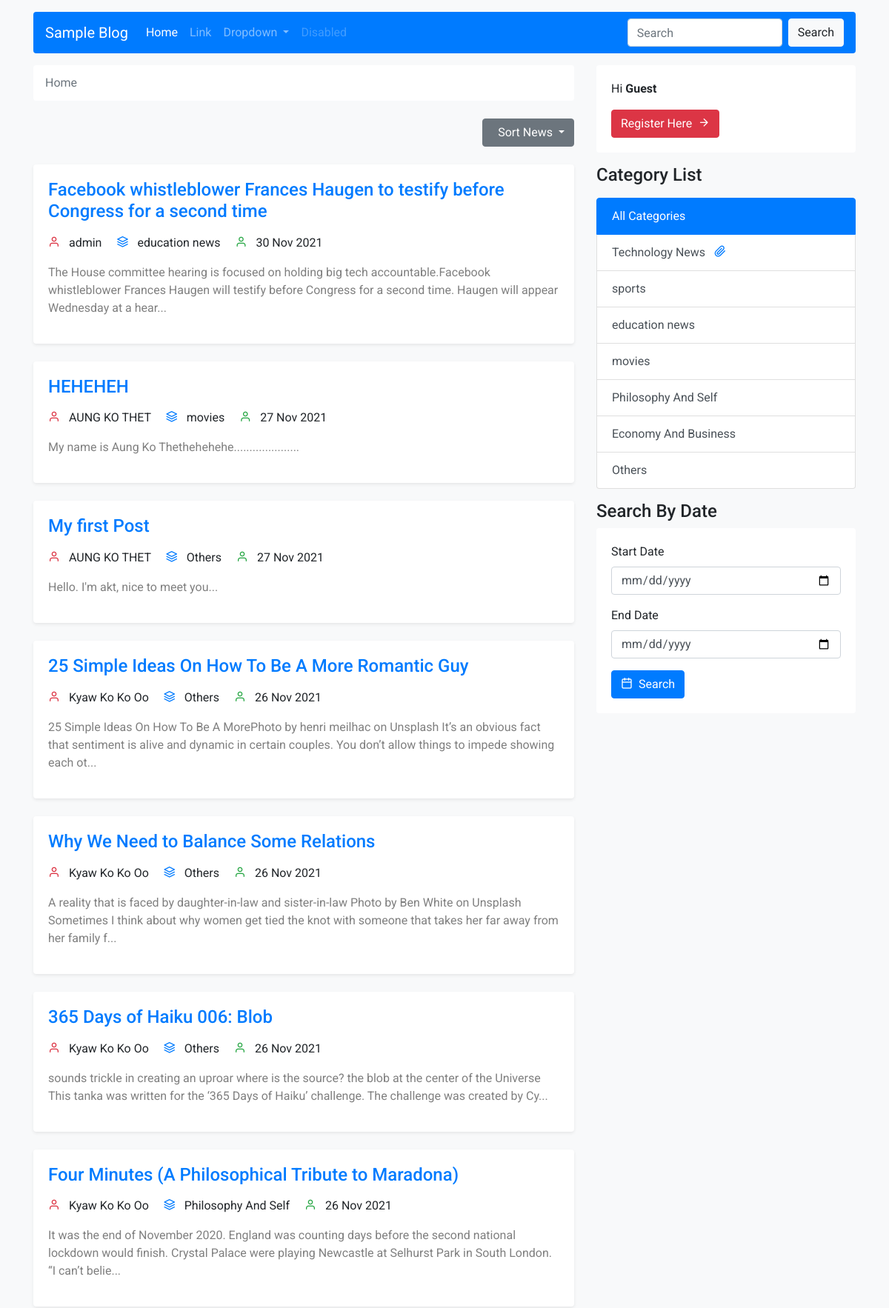
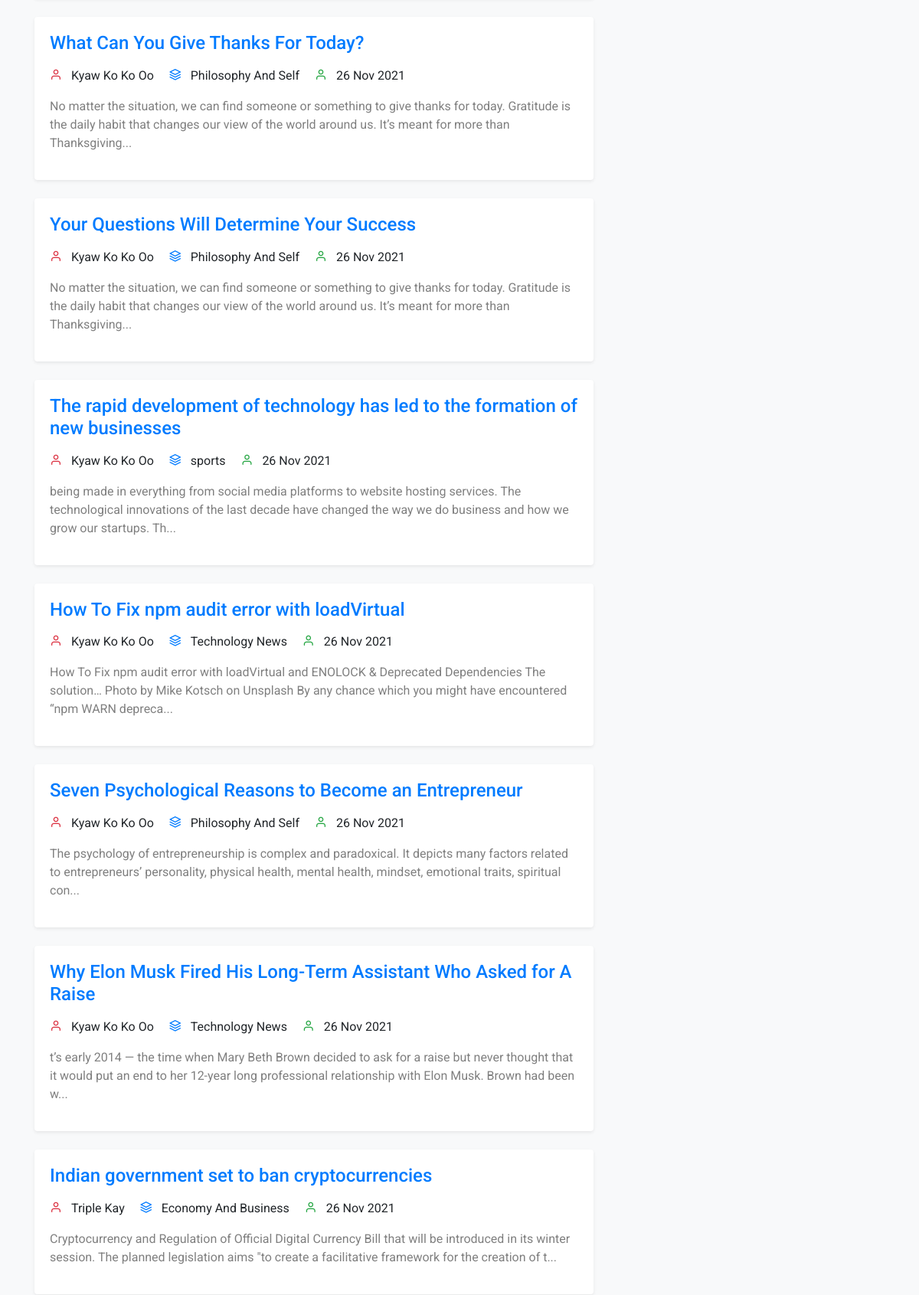
The page / (upper part) on the database its author committed (2 pictures, top to bottom).
### tables this page shows
CREATE TABLE `posts` (
  `id` int(11) NOT NULL,
  `title` varchar(255) NOT NULL,
  `description` longtext NOT NULL,
  `user_id` int(11) NOT NULL,
  `category_id` int(11) NOT NULL,
  `is_publish` enum('0','1') NOT NULL DEFAULT '0',
  `ordering` int(11) DEFAULT NULL,
  `created_at` timestamp NOT NULL DEFAULT current_timestamp()
);

CREATE TABLE `users` (
  `id` int(11) NOT NULL,
  `name` varchar(50) NOT NULL,
  `email` varchar(50) NOT NULL,
  `password` varchar(255) NOT NULL,
  `role` enum('0','1','2') NOT NULL DEFAULT '2',
  `photo` varchar(255) NOT NULL DEFAULT 'default.png',
  `money` bigint(20) NOT NULL DEFAULT 0,
  `created_at` timestamp NOT NULL DEFAULT current_timestamp()
);

CREATE TABLE `categories` (
  `id` int(11) NOT NULL,
  `title` varchar(255) NOT NULL,
  `user_id` int(11) NOT NULL,
  `ordering` int(11) DEFAULT NULL,
  `created_at` timestamp NOT NULL DEFAULT current_timestamp()
);

### core/function.php (called while the page is built, shortened)
<?php
function fetch($sql){
    $query = mysqli_query(con(), $sql);
    $row = mysqli_fetch_assoc($query);
    return $row;
}
function fetchAll($sql){
    $query = mysqli_query(con(), $sql);
    $rows = [];
    while($row = mysqli_fetch_assoc($query)){
        array_push($rows,$row);
    }
    return $rows;
}
function short($str,$length="50"){
    return substr($str,0,$length)."...";
}
function user($id){
    $sql = "SELECT * FROM users WHERE id = $id";
    return fetch($sql);
}
function category($id){
    $sql = "SELECT * FROM categories WHERE id = $id";
    return fetch($sql);
}
function fCategories(){
    $sql = "SELECT * FROM categories ORDER BY ordering DESC";
    return fetchAll($sql);
}
function fPosts($orderCol="id",$orderType="DESC"){
    $sql = "SELECT * FROM posts ORDER BY $orderCol $orderType";
    return fetchAll($sql);
}

### core/base.php (called while the page is built, shortened)
<?php
function con(){
  return mysqli_connect("localhost","root","","blog");
}
$url = "http://{$_SERVER['HTTP_HOST']}";

### single.php (the view)
<div class="card shadow-sm mb-4 post-card">
    <div class="card-body">
        <a href="detail.php?id=<?php echo $p['id']; ?>">
            <h4><?php echo $p['title']; ?></h4>
        </a>
        <div class="my-3">
            <i class="feather-user text-danger mr-2"></i>
            <?php echo user($p['user_id'])['name']; ?>
            <i class="feather-layers text-primary ml-3 mr-2"></i>
            <?php echo category($p['category_id'])['title']; ?>
            <i class="feather-user text-success ml-3 mr-2""></i>
            <?php echo date("j M Y",strtotime($p['created_at'])); ?>
        </div>
        <p class="text-black-50"><?php echo short(strip_tags(html_entity_decode($p['description'])),'200'); ?></p>
    </div>
</div>

### index.php (shortened to what this page needs)
<?php require_once "front_panel/head.php"; ?>
<?php require_once "front_panel/side_header.php"; ?>
<div class="container">
    <div class="row">
        <div class="col-12 col-md-8">
                <nav aria-label="breadcrumb">
                    <ol class="breadcrumb bg-white mb-4">
                        <li class="breadcrumb-item active" aria-current="page">Home</li>
                    </ol>
                </nav>
            <div class="">
                <div class="dropdown mb-4 text-right">
                    <a class="btn btn-secondary dropdown-toggle" href="#" role="button" id="dropdownMenuLink" data-toggle="dropdown" aria-expanded="false">
                    <i class="feather-calender mr-2"></i>Sort News
                    </a>
                </div>
                <?php
                    if(isset($_GET['order_by']) && isset($_GET['order_type'])){
                        $orderCol = $_GET['order_by'];
                        $orderType = strtoupper($_GET['order_type']);
                        $posts = fPosts($orderCol,$orderType);
                    }else{
                        $posts = fPosts();
                    }
                    foreach ($posts as $p){
                ?>
                <?php
                    include "single.php";
                ?>
                <?php
                    }
                ?>
            </div>
        </div>
        <?php require_once "right_siderbar.php"; ?>
    </div>
</div>
<?php require_once "front_panel/footer.php"; ?>

### right_siderbar.php
<div class="col-12 col-md-4">
            <div class="front-panel-right-siderbar">
                <div class="card">
                    <div class="card-body">
                        <?php if(isset($_SESSION['user']['id'])){ ?>
                            <p>
                                Hi <b><?php echo $_SESSION['user']['name']; ?></b>
                            </p>
                            <a href="dashboard.php" class="btn btn-primary">Go Dashboard<i class="feather-arrow-right ml-2"></i></a>
                        <?php }else{ ?>
                            <p>
                                Hi <b>Guest</b>
                            </p>
                            <a href="register.php" class="btn btn-danger">Register Here<i class="feather-arrow-right ml-2"></i></a>
                        <?php } ?>
                    </div>
                </div>
                <h4 class="mt-3 mb-3">Category List</h4>
                <div class="list-group ">
                    <a href="<?php echo $url; ?>/index.php" class="list-group-item list-group-item-action <?php echo isset($_GET['category_id'])?'':'active'; ?>">
                        All Categories
                    </a>
                    <?php
                        foreach (fCategories() as $c){
                    ?>
                    <a href="category_based_post.php?category_id=<?php echo $c['id']; ?>"
                        class="list-group-item list-group-item-action
                        <?php echo isset($_GET['category_id'])? ($_GET['category_id'] == $c['id']? "active" : '') : '' ; ?>">
                        <?php echo $c['title']; ?>
                        <?php if($c['ordering'] == 1){ ?>
                            <i class="feather-paperclip ml-2 text-primary"></i>
                        <?php } ?>
                    </a>
                    <?php
                        }
                    ?>
                </div>
                <div class="mt-3">
                    <h4>Search By Date</h4>
                    <div class="card">
                        <div class="card-body">
                        <form action="search_by_date.php" method="POST">
                            <div class="form-group">
                                <label for="">Start Date</label>
                                <input type="date" name="start" class="form-control" required>
                            </div>
                            <div class="form-group">
                                <label for="">End Date</label>
                                <input type="date" name="end" class="form-control" required>
                            </div>
                            <button class="btn btn-primary">
                                <i class="feather-calendar mr-2"></i>Search
                            </button>
                        </form>
                        </div>
                    </div>
                </div>
            </div>
        </div>

### assets/css/style.css (style rules this page uses)
* { font-family: 'Roboto', sans-serif; }
:root { --primary-soft: #f3f3f3; }
.card { border:none; }
.front-panel-right-siderbar { position: sticky; top: 15px; }
.post-card { transition: .5s; }

### rows shown on the page
posts: title "Facebook whistleblower Frances Haugen to testify before Congress for a second time", user.name "admin", category.title "education news", created_at "30 Nov 2021", description "The House committee hearing is focused on holding big tech accountable.Facebook whistleblower Frances Haugen will testify before Congress for a second time. Haugen will appear Wednesday at a hear..."
posts: title "HEHEHEH", user.name "AUNG KO THET", category.title "movies", created_at "27 Nov 2021", description "My name is Aung Ko Thethehehehe....................."
posts: title "My first Post", user.name "AUNG KO THET", category.title "Others", created_at "27 Nov 2021", description "Hello. I'm akt, nice to meet you..."
posts: title "25 Simple Ideas On How To Be A More Romantic Guy", user.name "Kyaw Ko Ko Oo", category.title "Others", created_at "26 Nov 2021", description "25 Simple Ideas On How To Be A MorePhoto by henri meilhac on Unsplash It’s an obvious fact that sentiment is alive and dynamic in certain couples. You don’t allow things to impede showing each ot..."
posts: title "Why We Need to Balance Some Relations", user.name "Kyaw Ko Ko Oo", category.title "Others", created_at "26 Nov 2021", description "A reality that is faced by daughter-in-law and sister-in-law Photo by Ben White on Unsplash Sometimes I think about why women get tied the knot with someone that takes her far away from her family f..."
posts: title "365 Days of Haiku 006: Blob", user.name "Kyaw Ko Ko Oo", category.title "Others", created_at "26 Nov 2021", description "sounds trickle in creating an uproar where is the source? the blob at the center of the Universe This tanka was written for the ‘365 Days of Haiku’ challenge. The challenge was created by Cy..."
posts: title "Four Minutes (A Philosophical Tribute to Maradona)", user.name "Kyaw Ko Ko Oo", category.title "Philosophy And Self", created_at "26 Nov 2021", description "It was the end of November 2020. England was counting days before the second national lockdown would finish. Crystal Palace were playing Newcastle at Selhurst Park in South London. “I can’t belie..."
posts: title "What Can You Give Thanks For Today?", user.name "Kyaw Ko Ko Oo", category.title "Philosophy And Self", created_at "26 Nov 2021", description "No matter the situation, we can find someone or something to give thanks for today. Gratitude is the daily habit that changes our view of the world around us. It’s meant for more than Thanksgiving..."
posts: title "Your Questions Will Determine Your Success", user.name "Kyaw Ko Ko Oo", category.title "Philosophy And Self", created_at "26 Nov 2021", description "No matter the situation, we can find someone or something to give thanks for today. Gratitude is the daily habit that changes our view of the world around us. It’s meant for more than Thanksgiving..."
posts: title "The rapid development of technology has led to the formation of new businesses", user.name "Kyaw Ko Ko Oo", category.title "sports", created_at "26 Nov 2021", description "being made in everything from social media platforms to website hosting services. The technological innovations of the last decade have changed the way we do business and how we grow our startups. Th..."
posts: title "How To Fix npm audit error with loadVirtual", user.name "Kyaw Ko Ko Oo", category.title "Technology News", created_at "26 Nov 2021", description "How To Fix npm audit error with loadVirtual and ENOLOCK & Deprecated Dependencies The solution… Photo by Mike Kotsch on Unsplash By any chance which you might have encountered “npm WARN depreca..."
posts: title "Seven Psychological Reasons to Become an Entrepreneur", user.name "Kyaw Ko Ko Oo", category.title "Philosophy And Self", created_at "26 Nov 2021", description "The psychology of entrepreneurship is complex and paradoxical. It depicts many factors related to entrepreneurs’ personality, physical health, mental health, mindset, emotional traits, spiritual con..."
posts: title "Why Elon Musk Fired His Long-Term Assistant Who Asked for A Raise", user.name "Kyaw Ko Ko Oo", category.title "Technology News", created_at "26 Nov 2021", description "t’s early 2014 — the time when Mary Beth Brown decided to ask for a raise but never thought that it would put an end to her 12-year long professional relationship with Elon Musk. Brown had been w..."
posts: title "Indian government set to ban cryptocurrencies", user.name "Triple Kay", category.title "Economy And Business", created_at "26 Nov 2021", description "Cryptocurrency and Regulation of Official Digital Currency Bill that will be introduced in its winter session. The planned legislation aims \"to create a facilitative framework for the creation of t..."
categories: title "Technology News", ordering 1 (drawn)
categories: title "sports"
categories: title "education news"
categories: title "movies"
categories: title "Philosophy And Self"
categories: title "Economy And Business"
categories: title "Others"
